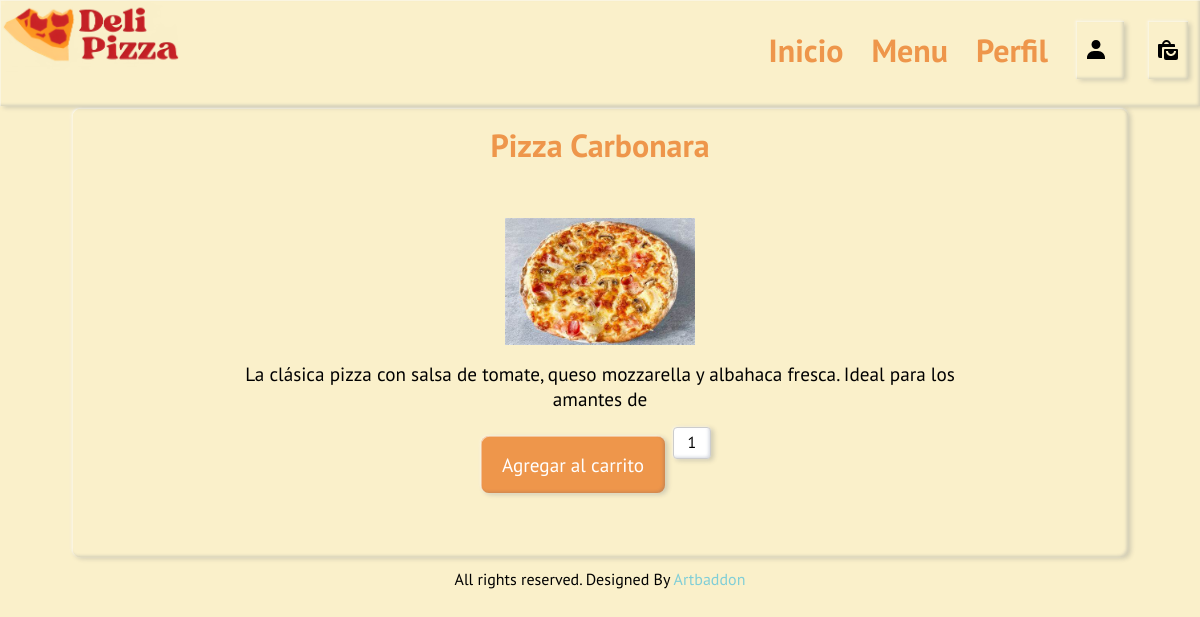
/delipizza_2.0/delipizza/views/view-product.php?product_id=16 (signed in), run on the app's committed database.
### tables this page shows
CREATE TABLE IF NOT EXISTS producto (
  ID_producto int UNSIGNED NOT NULL AUTO_INCREMENT COMMENT 'Numero de identificacion unico por cada producto, de formato integer',
  CategoriaID int UNSIGNED NOT NULL COMMENT 'Llave foranea correspondiente a la categoria a la que pertenece cada producto',
  nombre_Producto varchar(30) NOT NULL COMMENT 'Se guarda el nombre de cada producto, es un string de maximo 30 valores y acepta caracteres extraños',
  img_Producto varchar(100) NOT NULL COMMENT 'Se guarda la imagen de cada producto, nombre y tipo de archivo, maximo 100 caracteres',
  descripcion_Producto varchar(100) NOT NULL COMMENT 'La descripcion correspondiente al producto, de maximo 100 caracteres',
  precio_Producto float NOT NULL COMMENT 'El precio unitario de cada producto',
  estado varchar(30) NOT NULL COMMENT 'Se tienen 2 estados, activo e inactivo, no se borra sino que se pone en inactivo',
  PRIMARY KEY (ID_producto),
  KEY IDCategoria_Producto (CategoriaID)
);

### delipizza_2.0/delipizza/views/view-product.php (the view, shortened to what this page needs)
<?php
include '../components/connect.php';
?>
<!DOCTYPE html>
<html lang="en">
<head>
    <link href="https://unpkg.com/boxicons@2.1.4/css/boxicons.min.css" rel="stylesheet" />
</head>
<body>
    <?php
    include '../components/general-header.php';
    ?>
    <section class="view-product">
        <div class="container-menu">
            <div class="container-product">
                <?php
                $select_product = $conn->prepare("SELECT * FROM producto WHERE ID_producto=?");
                $select_product->execute([$_GET['product_id']]);
                if ($select_product->rowCount() > 0) {
                    while ($fetch_product = $select_product->fetch(PDO::FETCH_ASSOC)) {
                ?>
                        <form action="cart.php" method="post" class="form-container-product" onsubmit="alert('Producto añadido al carrito');">
                            <h2 class="text-center"><?= $fetch_product['nombre_Producto'] ?></h2>
                            <div class="box-product">
                                <div class="product-container">
                                    <?php if ($fetch_product['img_Producto'] != '') { ?>
                                        <img src="../uploaded-img/productos/<?= $fetch_product['img_Producto']; ?>" alt="" class="image">
                                    <?php  } ?>
                                </div>
                                <div class="product-container-desc text-center">
                                    <div class="desc"><?= $fetch_product['descripcion_Producto']; ?></div>
                                </div>
                                <div class="flex-btn">
                                    <button type="submit" name="add_to_cart" class="btn-cart">Agregar al carrito</button>
                                    <select name="quantity" id="quantity" class="quantity">
                                        <?php for ($i = 1; $i <= 10; $i++) { ?>
                                            <option value="<?= $i; ?>"><?= $i; ?></option>
                                        <?php } ?>
                                    </select>
                                </div>
                            </div>
                        </form>
                <?php
                    }
                } else {
                    echo "<h2 class='text-center'>No hay productos</h2>";
                }
                ?>
            </div>
        </div>
    </section>
    <section class="footer">
        <div class="container text-center">
            <p>All rights reserved. Designed By <a href="#">Artbaddon</a></p>
        </div>
    </section>
</body>
</html>

### data on the page
producto: nombre_Producto "Pizza Carbonara", img_Producto (picture), descripcion_Producto "La clásica pizza con salsa de tomate, queso mozzarella y albahaca fresca. Ideal para los amantes de"

### other printed values
form field quantity "1"
